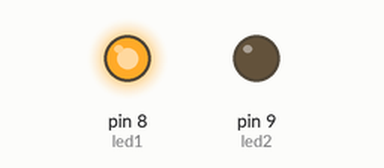
Simulated run of this sketch. Board: Arduino Uno, built with avr-gcc and run on an emulated ATmega328P. On the bench: output pins drawn as LEDs (lit = HIGH).

Above: at 1.0 s.
At 6.0 s:
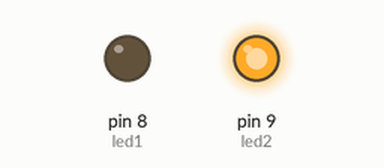
At 8.5 s:
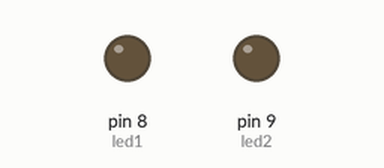
Timing chart, 0 to 13.0 s (numbered marks = the images above):
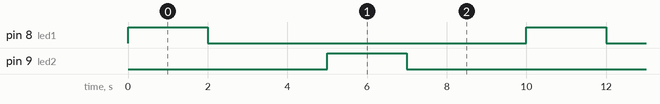

Measured:
- by itself, pin 8 (led1), pin 9 (led2): alternates HIGH for 2.0 s and LOW for 8.0 s
- by itself, everything shown: repeats every 10.0 s, in 4 steps

The sketch:

2_led.ino
```cpp
#define led1 8
#define led2 9

void setup() {

pinMode(led1,OUTPUT);

pinMode(led2,OUTPUT);

}

void loop() {
    //FOR FIRST LED

  digitalWrite(led1,HIGH);
  delay(2000);
    digitalWrite(led1,LOW);
  delay(3000);


  //FOR SECOND LED
  digitalWrite(led2,HIGH);
  delay(2000);
    digitalWrite(led2,LOW);
  delay(3000);


}
```
